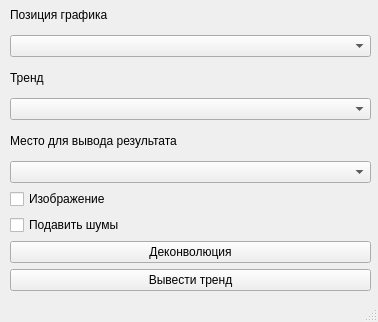
<?xml version="1.0" encoding="UTF-8"?>
<ui version="4.0">
 <class>MainWindow</class>
 <widget class="QMainWindow" name="MainWindow">
  <property name="geometry">
   <rect>
    <x>0</x>
    <y>0</y>
    <width>378</width>
    <height>322</height>
   </rect>
  </property>
  <property name="windowTitle">
   <string>Деконволюция</string>
  </property>
  <widget class="QWidget" name="centralwidget">
   <widget class="QWidget" name="gridLayoutWidget">
    <property name="geometry">
     <rect>
      <x>10</x>
      <y>0</y>
      <width>361</width>
      <height>291</height>
     </rect>
    </property>
    <layout class="QGridLayout" name="gridLayout">
     <item row="9" column="0">
      <widget class="QCheckBox" name="checkBox">
       <property name="text">
        <string>Изображение</string>
       </property>
      </widget>
     </item>
     <item row="0" column="0">
      <widget class="QLabel" name="label_6">
       <property name="text">
        <string>Позиция графика</string>
       </property>
      </widget>
     </item>
     <item row="3" column="0">
      <widget class="QComboBox" name="comboBox_4"/>
     </item>
     <item row="10" column="0">
      <widget class="QCheckBox" name="checkBox_2">
       <property name="text">
        <string>Подавить шумы</string>
       </property>
      </widget>
     </item>
     <item row="1" column="0">
      <widget class="QComboBox" name="comboBox_3"/>
     </item>
     <item row="5" column="0">
      <widget class="QComboBox" name="comboBox_5"/>
     </item>
     <item row="11" column="0">
      <widget class="QPushButton" name="pushButton">
       <property name="text">
        <string>Деконволюция</string>
       </property>
      </widget>
     </item>
     <item row="2" column="0">
      <widget class="QLabel" name="label_7">
       <property name="text">
        <string>Тренд </string>
       </property>
      </widget>
     </item>
     <item row="4" column="0">
      <widget class="QLabel" name="label_9">
       <property name="text">
        <string>Место для вывода результата</string>
       </property>
      </widget>
     </item>
     <item row="12" column="0">
      <widget class="QPushButton" name="pushButton_2">
       <property name="text">
        <string>Вывести тренд</string>
       </property>
      </widget>
     </item>
    </layout>
   </widget>
  </widget>
  <widget class="QStatusBar" name="statusbar"/>
 </widget>
 <resources/>
 <connections/>
</ui>
